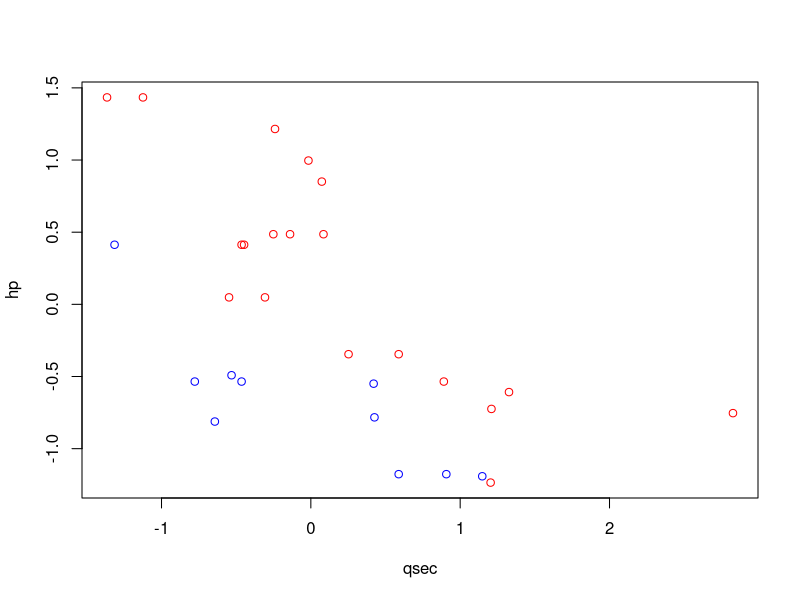
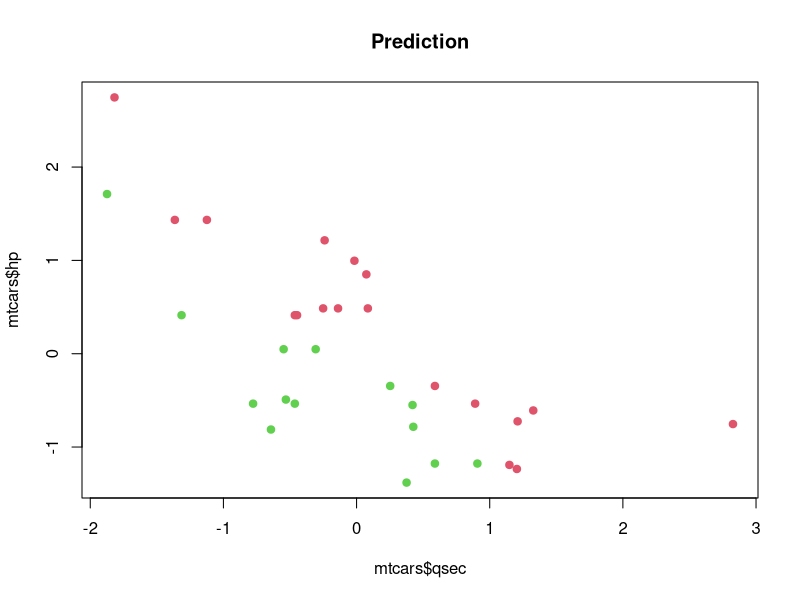
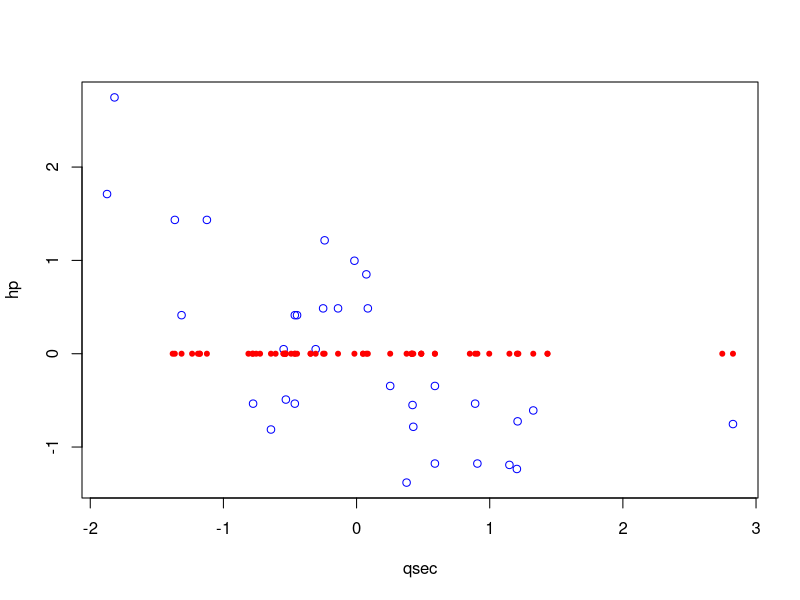
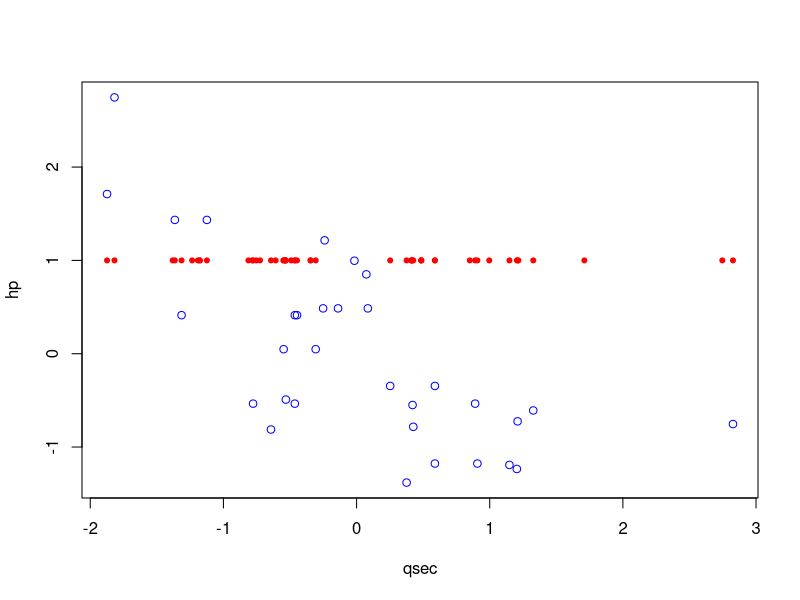

The R source for these figures, in order:

###### Assignment 2
attach(mtcars)
View(mtcars)

# Scale predictors qsec and hp
mtcars$qsec = scale(mtcars$qsec)
mtcars$hp = scale(mtcars$hp)

### 2.1 Plot the data in the coordinates hp versus qsec
# where the data are colored by am.
index = (mtcars$am==0)
plot(mtcars$qsec[index],mtcars$hp[index], col = "red", 
     xlab = "qsec", ylab = "hp")
points(mtcars$qsec[!index], mtcars$hp[!index], col = "blue")


### 2.2 Perform LDA with response am and predictors qsec and hp
### a) Equal priors
library(MASS)
resLDA=lda(am~qsec+hp, data=mtcars, prior=c(.5,.5))
print(resLDA)

Pred=predict(resLDA)
plot(mtcars$qsec, mtcars$hp, col=as.double(Pred$class)+1, pch=21, bg=as.double(Pred$class)+1, main="Prediction") 

# Misclassified items
table(Pred$class, mtcars$am)

### b) Proportional priors
resLDA=lda(am~qsec+hp, data=mtcars, prior=c(.3,.7))

### 2.3 Implement kernel density estimation with Epanechnikov kernel
epan_k = function(X, Y, Xtest, lambda){
  
  n = length(Xtest)
  pref = numeric(n)
  for (i in 1:n){
    dis = abs(X-Xtest[i])
    Kl = numeric(length(dis))
    for (j in 1: length(dis)){
      if (dis[j]/lambda<1){
        Kl[j] = (1-(dis[j]^2)/(lambda^2))
      }else{
        Kl[j] = 0
      }
      
    }
    pref[i] = sum(Kl*Y)/sum(Kl)
  }
  return(pref)
}

# a)
# matrix X
index = (mtcars$am==0)
X = matrix(c(mtcars$qsec[index],mtcars$hp[index]), ncol = 2) 
Xtest = matrix(c(mtcars$qsec,mtcars$hp), ncol = 2) 
lambda = 0.2
# Test the function 
Ytest = epan_k(X, Y=mtcars$am[index], Xtest, lambda)
plot(mtcars$qsec, mtcars$hp, col = "blue", xlab = "qsec", ylab = "hp")
points(Xtest, Ytest, pch = 20, col = "red")

# b)
# matrix X
index = (mtcars$am==1)
X = matrix(c(mtcars$qsec[index],mtcars$hp[index]), ncol = 2) 
Xtest = matrix(c(mtcars$qsec,mtcars$hp), ncol = 2) 
lambda = 0.2
# Test the function 
Ytest = epan_k(X, Y=mtcars$am[index], Xtest, lambda)
plot(mtcars$qsec, mtcars$hp, col = "blue", xlab = "qsec", ylab = "hp")
points(Xtest, Ytest, pch = 20, col = "red")

